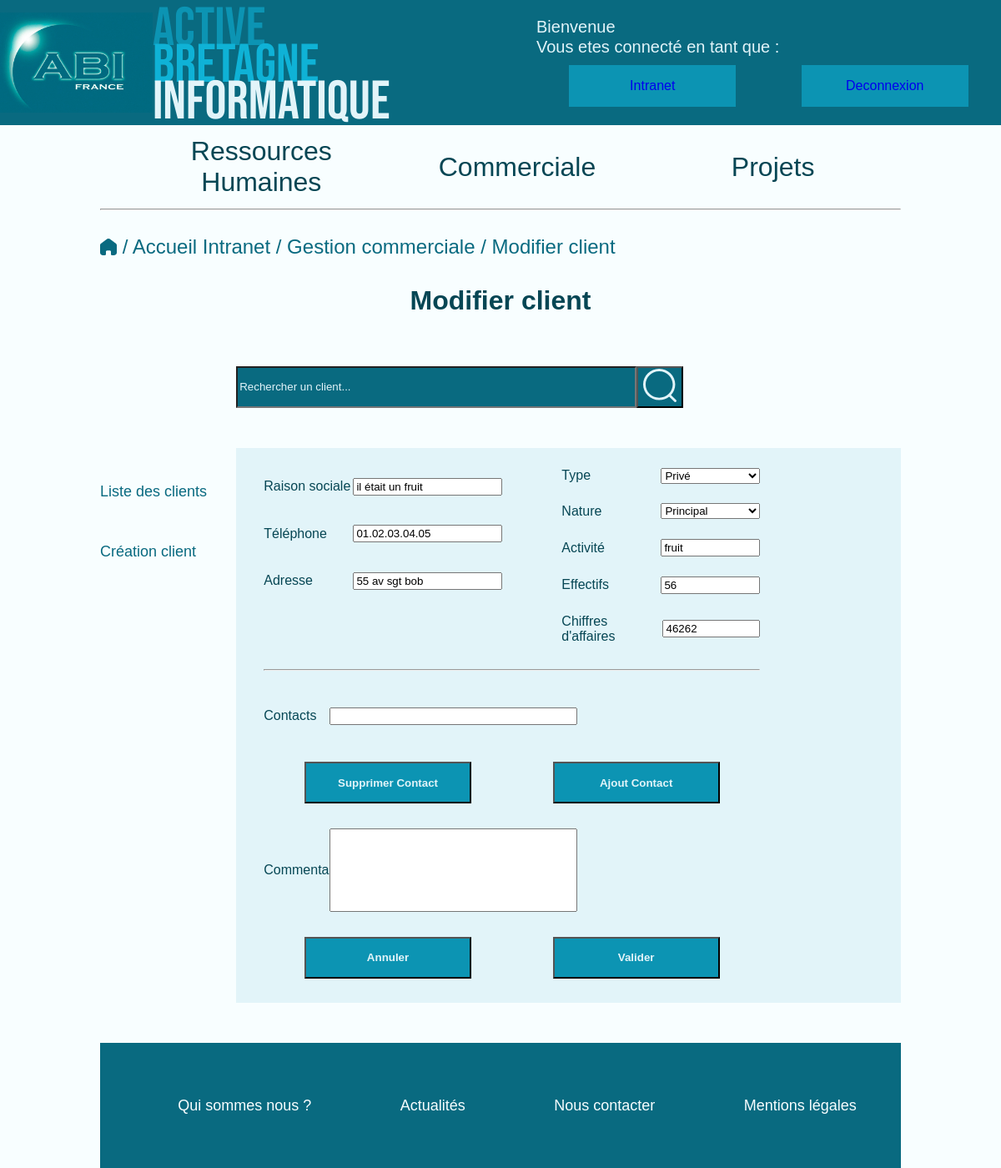
/modifierClient.php?id=1, run on an earlier commit of the app's database.
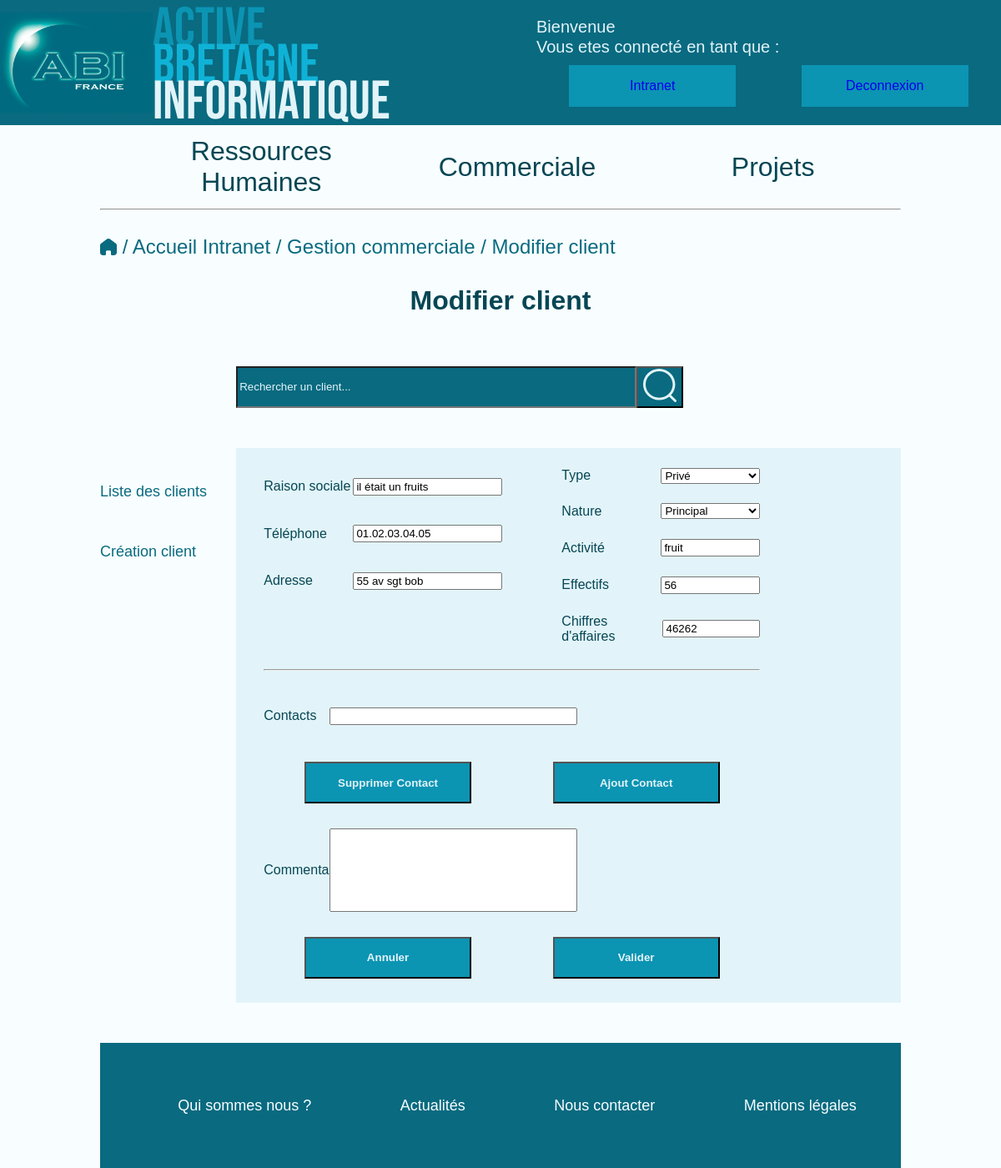
And on a later commit of the database.
### tables this page shows
CREATE TABLE IF NOT EXISTS `client` (
  `idClient` int(11) NOT NULL AUTO_INCREMENT,
  `raisonSociale` char(32) NOT NULL,
  `typeSociete` char(25) DEFAULT NULL,
  `activite` char(25) DEFAULT NULL,
  `adresse` char(255) DEFAULT NULL,
  `telephoneClient` char(15) DEFAULT NULL,
  `nature` char(25) DEFAULT NULL,
  `CA` decimal(10,0) DEFAULT NULL,
  `effectif` int(11) DEFAULT NULL,
  `commentComm` text,
  `idContact` int(11) DEFAULT NULL,
  PRIMARY KEY (`idClient`)
);

### modifierClient.php (the view, shortened to what the changed rows need)
<?php
$id = ($_GET['id']);
?>
<!DOCTYPE html>
<html lang="en">
<head>
    <link rel="stylesheet" href="main.css">
</head>
<body>
    <?php require('headerConnecte.php') ?>
    <h2 class="h2Centre">Modifier client</h2>
    <div class="containerGestionCommercial">
        <div class="interface">
            <?php
            try
            {
                $bdd = new PDO('mysql:host=localhost;dbname=abi;charset=utf8', 'root', '');
            }
            catch (Exception $e)
            {
                die('Erreur : ' . $e->getMessage());
            }
            $info = $bdd->prepare("SELECT * FROM client WHERE idClient=$id");
            $info->execute();
            $infoId = $info->fetchAll();
            foreach($infoId as $donnees)
            ?>
        <div class="interface">
            <form id="formCreationClient" method="post" action="modifierFormulaire.php">
                <div id="containerCreationClientBlocTop">
                    <div id="bloc1Creationclient">
                        <p class="pFormCreationClient">
                            <label>Raison sociale</label>
                            <input class="formInputCreationClientBloc1" type="text" name="raisonSociale" value="<?php echo $donnees['raisonSociale'];?>" required maxlength="32">
                        </p>
                        <p class="pFormCreationClient">
                            <label>Téléphone</label>
                            <input class="formInputCreationClientBloc1" type="text" name="telephoneClient" value="<?php echo $donnees['telephoneClient'];?>" maxlength="15">
                        </p>
                        <p class="pFormCreationClient">
                            <label>Adresse</label>
                            <input class="formInputCreationClientBloc1" type="text" name="adresse" value="<?php echo $donnees['adresse'];?>">
                        </p>
                    </div>
                    <div id="bloc2Creationclient">
                        <p class="pFormCreationClient">
                            <label>Type</label>
                            <select class="formInputCreationClientBloc2" name ="typeSociete" id="type" value=<?php echo $donnees['typeSociete'];?>>
                                <option value="prive">Privé</option>
                            </select>
                        </p>
                        <p class="pFormCreationClient">
                            <label>Nature</label>
                            <select class="formInputCreationClientBloc2" name ="nature" id="nature" value="<?php echo $donnees['nature'];?>">
                                <option value="principal">Principal</option>
                            </select>
                        </p>
                        <p class="pFormCreationClient">
                            <label>Activité</label>
                            <input class="formInputCreationClientBloc2" type="text" name="activite" value="<?php echo $donnees['activite'];?>"maxlength="25" >
                        </p>
                        <p class="pFormCreationClient">
                            <label>Effectifs</label>
                            <input class="formInputCreationClientBloc2" type="number" name="effectif" value="<?php echo $donnees['effectif'];?>">
                        </p>
                        <p class="pFormCreationClient">
                            <label>Chiffres d'affaires</label>
                            <input class="formInputCreationClientBloc2" type="number" step="any" name="CA" value="<?php echo $donnees['CA'];?>">
                        </p>
                    </div>
                </div>
                <div id="bloc3CreationClient">
                    <p class="pFormCreationClientBloc3">
                        <label class="labelCreationClientBottom">Commentaires</label>
                        <textarea id="textAreaCreationClientCommentaires" type="textarea" name="commentComm" value="<?php echo $donnees['commentComm'];?>"></textarea>
                        <span id="formCreationClientFakeButton"><span>
                    </p>
                </div>
            </form>
        </div>
    </div>
    <?php require('footer.php')?>
</body>
</html>

What changed in the data, as far as the page shows it:
changed client "55 av sgt bob": raisonSociale "il était un fruit" → "il était un fruits"
